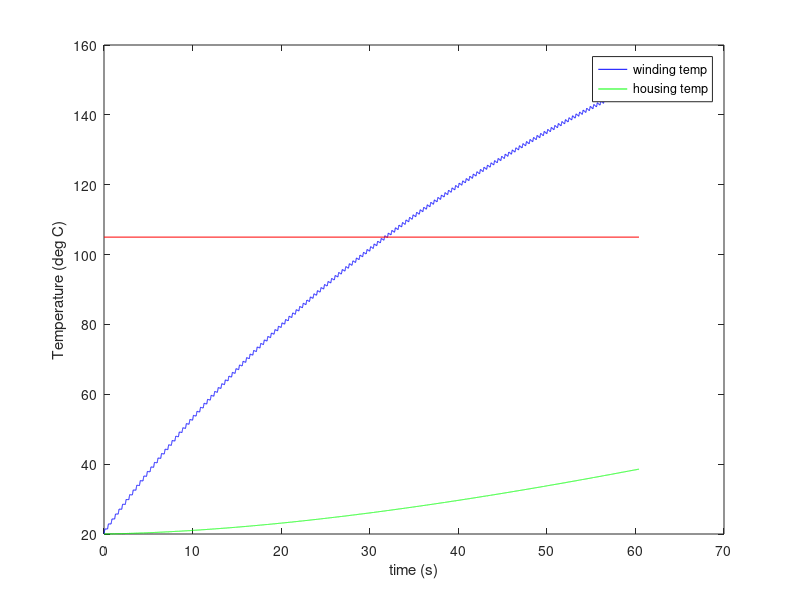

The MATLAB source for this figure:
%% %% two_mass_thermal_model.m
%   Dan Lynch
%   3/8/18
%% Description

%% Parameters
tau_w = 46; % thermal time constant of motor windings (s)
% tau_h = 283; % thermal time constant of motor housing (s)
tau_h = 500; % thermal time constant of motor housing (s)
tau_wh = mean([tau_w tau_h]); % (GUESS) thermal time constant, mixed winding/housing (s)
cp_w = 386; % windings (copper) specific heat (J/kg-K)
m_w = 0.3; % winding mass (kg)

R = 0.343; % terminal resistance (ohms)
T_amb = 20; % ambient temperature (deg C)

Tw_max = 125; % max winding temperature (deg C)

%% ODE
dTdt = @(t,T,I) [-1/tau_w, 1/tau_w; 
                1/tau_wh, -(1/tau_wh)+(1/tau_h)]*[T(1); T(2)] + [(I^2)*R/(cp_w*m_w); T_amb/tau_h];
            
%% Simulate
sim_t = 0;
sim_T = [0 0];

on_time = 0.1;
off_time = 0.4 - on_time;
while sim_t(end) < 60
% heating:
I = 70;
dTdt_heating = @(t,T) dTdt(t,T,I);
T_init = [sim_T(end,1); sim_T(end,2)]; % everything starts at ambient temperature
timespan = [sim_t(end) sim_t(end)+on_time];

[t_heating,T_heating] = ode45(dTdt_heating,timespan,T_init);

% cooling:
I = 0;
dTdt_cooling = @(t,T) dTdt(t,T,I);
T_init = [T_heating(end,1); T_heating(end,2)]; % everything starts at ambient temperature
timespan = [sim_t(end)+on_time sim_t(end)+on_time+off_time];

[t_cooling,T_cooling] = ode45(dTdt_cooling,timespan,T_init);

t = vertcat(t_heating, t_cooling);
T = vertcat(T_heating, T_cooling);

sim_t = vertcat(sim_t, t);
sim_T = vertcat(sim_T, T);

end
figure

plot(sim_t,T_amb+sim_T(:,1),'b-',sim_t,T_amb+sim_T(:,2),'g-')
line([0 sim_t(end)],[Tw_max-T_amb Tw_max-T_amb],'Color','red')
legend('winding temp','housing temp','Location','Best')
xlabel('time (s)')
ylabel('Temperature (deg C)')
hold off 